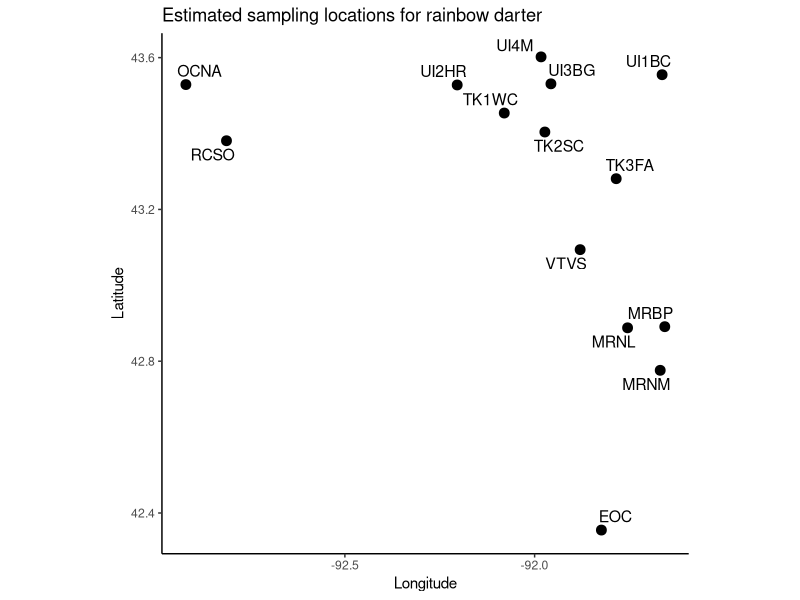
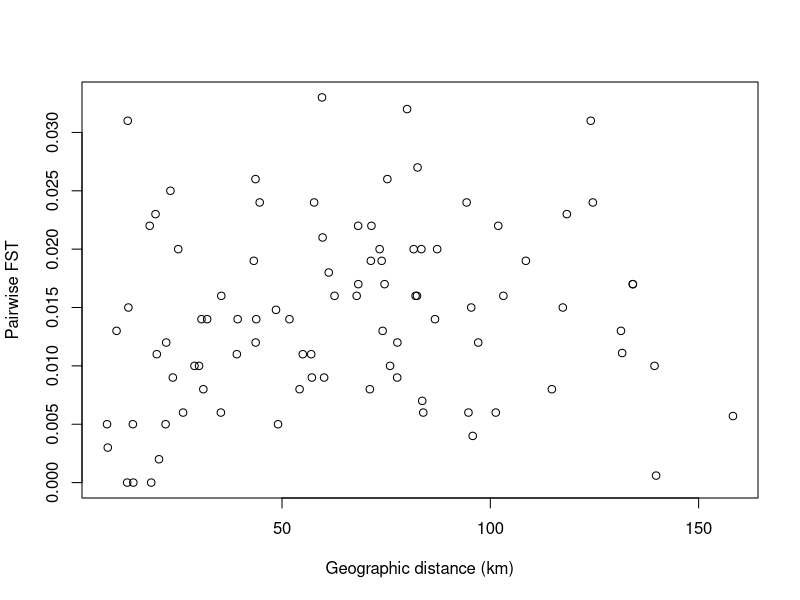
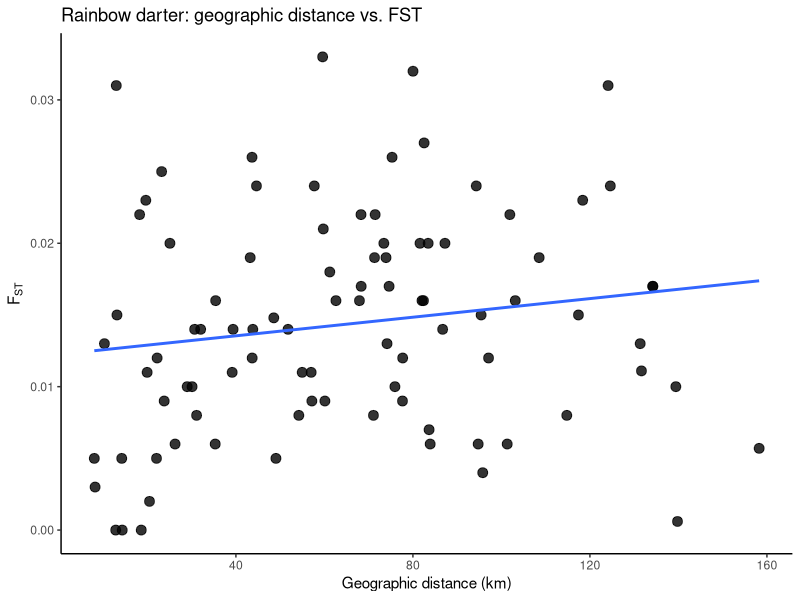

R code for these plots, in order: (Note: this script raises an error after producing the figures.)
# -----------------------------
# Rainbow darter eastern Iowa
# approximate site coordinates + FST workflow
# -----------------------------
library(ggplot2)
library(ggrepel)
library(geosphere)

# -----------------------------
# 0) site metadata
# -----------------------------
etca_2_sites <- data.frame(
  site = c("UI4M","UI3BG","UI1BC","UI2HR",
           "TK1WC","TK3FA","TK2SC","VTVS",
           "MRNL","MRNM","MRBP",
           "OCNA","RCSO","EOC"),
  lat = c(
    43.602, 43.531, 43.555, 43.528,
    43.454, 43.281, 43.404, 43.094,
    42.888, 42.776, 42.891,
    43.529, 43.381, 42.355
  ),
  lon = c(
    -91.983, -91.957, -91.664, -92.204,
    -92.080, -91.785, -91.973, -91.880,
    -91.755, -91.669, -91.657,
    -92.919, -92.812, -91.824
  ),
  stringsAsFactors = FALSE
)

etca_2_sites

# sanity plot
ggplot(etca_2_sites, aes(x = lon, y = lat)) +
  geom_point(size = 3) +
  geom_text_repel(
    aes(label = site),
    size = 4,
    box.padding = 0.3,
    point.padding = 0.3
  ) +
  coord_fixed() +
  theme_classic() +
  labs(
    x = "Longitude",
    y = "Latitude",
    title = "Estimated sampling locations for rainbow darter"
  )

# -----------------------------
# 1) pairwise FST matrix
# values transcribed from lower triangle in figure
# -----------------------------
sites <- etca_2_sites$site

fst <- matrix(
  0,
  nrow = length(sites),
  ncol = length(sites),
  dimnames = list(sites, sites)
)

fst["UI3BG", "UI4M"] <- 0.003

fst["UI1BC", c("UI4M","UI3BG")] <- c(0.006, 0.009)

fst["UI2HR", c("UI4M","UI3BG","UI1BC")] <- c(0.023, 0.011, 0.012)

fst["TK1WC", c("UI4M","UI3BG","UI1BC","UI2HR")] <- c(0.022, 0.015, 0.016, 0.031)

fst["TK3FA", c("UI4M","UI3BG","UI1BC","UI2HR","TK1WC")] <- c(0.011, 0.008, 0.014, 0.026, 0.014)

fst["TK2SC", c("UI4M","UI3BG","UI1BC","UI2HR","TK1WC","TK3FA")] <- c(0.005, 0.005, 0.010, 0.025, 0.013, 0.002)

fst["VTVS", c("UI4M","UI3BG","UI1BC","UI2HR","TK1WC","TK3FA","TK2SC")] <- c(0.009, 0.005, 0.008, 0.011, 0.019, 0.012, 0.006)

fst["MRNL", c("UI4M","UI3BG","UI1BC","UI2HR","TK1WC","TK3FA","TK2SC","VTVS")] <- c(0.020, 0.020, 0.017, 0.032, 0.017, 0.014, 0.009, 0.020)

fst["MRNM", c("UI4M","UI3BG","UI1BC","UI2HR","TK1WC","TK3FA","TK2SC","VTVS","MRNL")] <- c(0.015, 0.020, 0.014, 0.024, 0.027, 0.011, 0.013, 0.014, -0.002)

fst["MRBP", c("UI4M","UI3BG","UI1BC","UI2HR","TK1WC","TK3FA","TK2SC","VTVS","MRNL","MRNM")] <- c(0.020, 0.026, 0.019, 0.007, 0.022, 0.024, 0.016, 0.010, 0.005, -0.0007)

fst["OCNA", c("UI4M","UI3BG","UI1BC","UI2HR","TK1WC","TK3FA","TK2SC","VTVS","MRNL","MRNM","MRBP")] <- c(0.010, 0.009, 0.006, 0.024, 0.022, 0.004, 0.012, 0.012, 0.023, 0.0111, 0.024)

fst["RCSO", c("UI4M","UI3BG","UI1BC","UI2HR","TK1WC","TK3FA","TK2SC","VTVS","MRNL","MRNM","MRBP","OCNA")] <- c(0.019, 0.008, 0.006, 0.014, 0.021, 0.006, 0.016, 0.016, 0.022, 0.008, 0.019, -0.004)

fst["EOC", c("UI4M","UI3BG","UI1BC","UI2HR","TK1WC","TK3FA","TK2SC","VTVS","MRNL","MRNM","MRBP","OCNA","RCSO")] <- c(0.010, 0.013, 0.017, 0.017, 0.031, 0.016, 0.015, 0.016, 0.033, 0.0148, 0.018, 0.0057, 0.0006)

fst[upper.tri(fst)] <- t(fst)[upper.tri(fst)]

# set negative FST values to 0
fst[fst < 0] <- 0

fst

# -----------------------------
# 2) reorder site metadata
#    to match fst matrix
# -----------------------------
etca_2_sites_fst <- etca_2_sites[match(rownames(fst), etca_2_sites$site), ]

stopifnot(identical(rownames(fst), etca_2_sites_fst$site))

etca_2_sites_fst

# -----------------------------
# 3) optional:
#    geographic distance matrix in km
# -----------------------------
coords <- etca_2_sites_fst[, c("lon", "lat")]

site_dist_km <- geosphere::distm(coords, fun = geosphere::distHaversine) / 1000
site_dist_km <- as.matrix(site_dist_km)

rownames(site_dist_km) <- etca_2_sites_fst$site
colnames(site_dist_km) <- etca_2_sites_fst$site

round(site_dist_km, 2)

# -----------------------------
# 4) optional IBD plot
# -----------------------------
ibd_df <- data.frame(
  dist = site_dist_km[upper.tri(site_dist_km)],
  fst  = fst[upper.tri(fst)]
)

plot(
  ibd_df$dist,
  ibd_df$fst,
  xlab = "Geographic distance (km)",
  ylab = "Pairwise FST",
  pch = 21
)

# optional ggplot version
ggplot(ibd_df, aes(x = dist, y = fst)) +
  geom_point(size = 3, alpha = 0.8) +
  geom_smooth(method = "lm", se = FALSE) +
  theme_classic() +
  labs(
    x = "Geographic distance (km)",
    y = expression(F[ST]),
    title = "Rainbow darter: geographic distance vs. FST"
  )

# -----------------------------
# 5) prepare outputs
# -----------------------------
ETCA_2_fst <- fst

ETCA_2_coords <- etca_2_sites_fst[, c("site", "lat", "lon")]

# -----------------------------
# 6) save RData
# -----------------------------
save_dir <- "/Users/johnmccall/Library/CloudStorage/OneDrive-TheOhioStateUniversity/Spring_2026/Landgen_DGS/DGS-Patterns-of-Fish-Diversity/DGS-Patterns-of-Fish-Diversity/Objective 2/Data/ETCA-2/data"

if (!dir.exists(save_dir)) {
  dir.create(save_dir, recursive = TRUE)
}

save(
  ETCA_2_fst,
  ETCA_2_coords,
  file = file.path(save_dir, "ETCA-2.RData")
)

# -----------------------------
# 7) quick checks
# -----------------------------
stopifnot(identical(rownames(ETCA_2_fst), ETCA_2_coords$site))
stopifnot(identical(colnames(ETCA_2_fst), ETCA_2_coords$site))
stopifnot(isTRUE(all.equal(ETCA_2_fst, t(ETCA_2_fst))))
